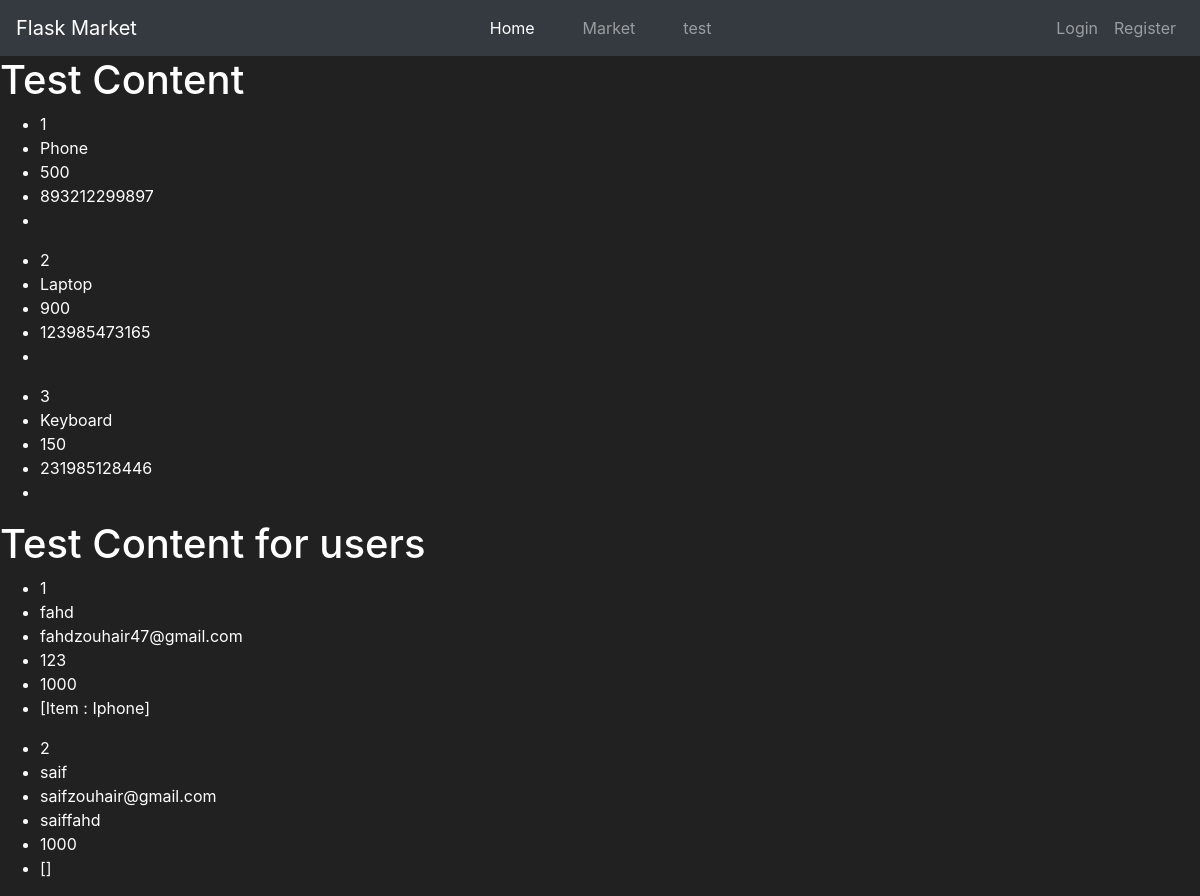
/test, run on an earlier commit of the app's database.
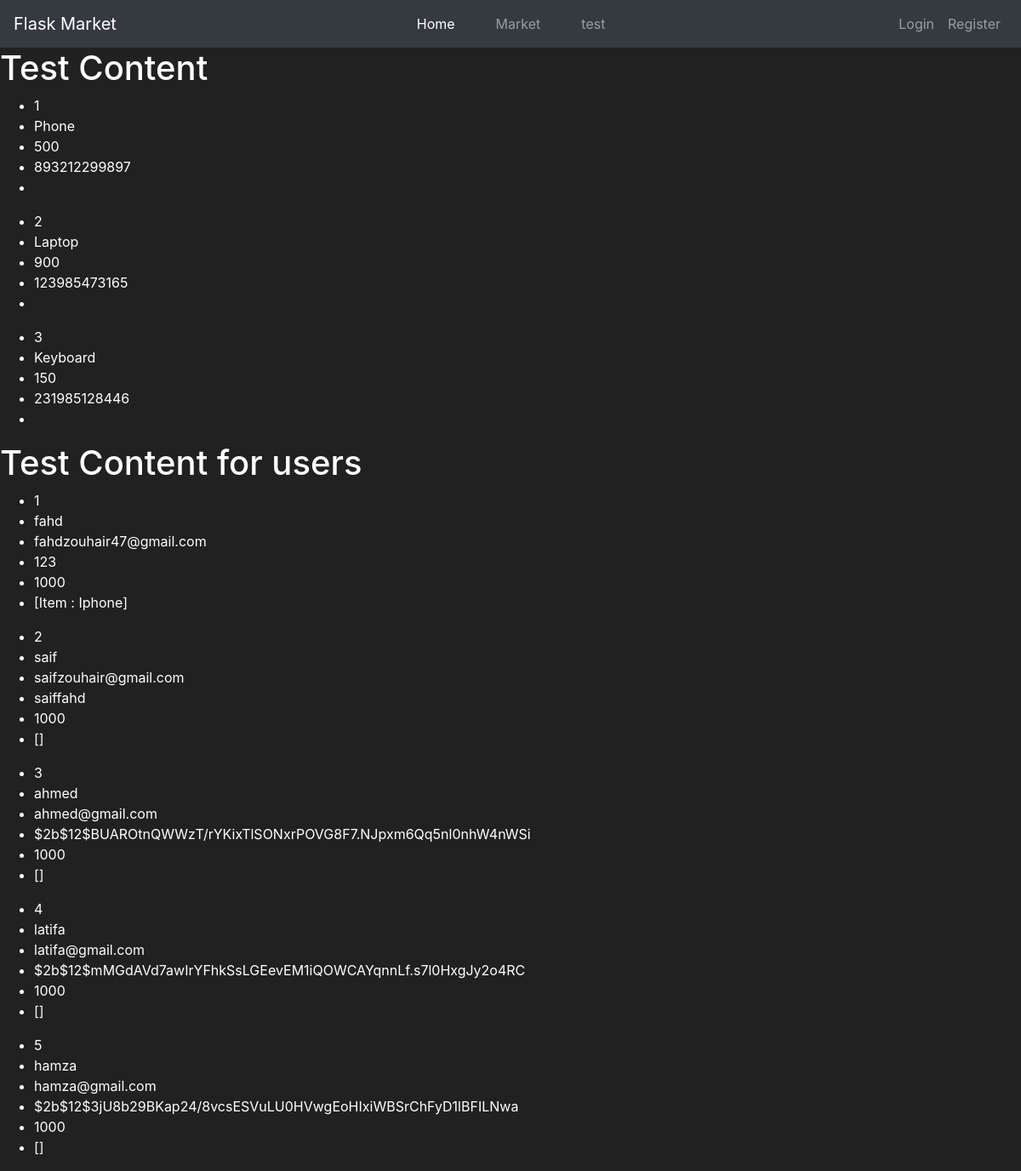
And on a later commit of the database.
### market/models.py (models this page shows, shortened)
class User(db.Model ,UserMixin):
    id = db.Column(db.Integer(), primary_key=True)
    username = db.Column(db.String(length=30), nullable=False, unique=True)
    email_adress = db.Column(db.String(length=50), nullable=False, unique=True)
    password_hash = db.Column(db.String(length=60), nullable=False)
    budget = db.Column(db.Integer(), nullable=False, default=1000)
    items = db.relationship('Item', backref='owned_user', lazy=True)
    @property
    def password(self):
        return self.password

class Item(db.Model):
    id = db.Column(db.Integer(), primary_key=True)
    name = db.Column(db.String(length=30), nullable=False, unique=True)
    price = db.Column(db.Integer(), nullable=False)
    barcode = db.Column(db.String(length=12), nullable=False, unique=True)
    description = db.Column(db.String(length=1024), nullable=False, unique=True)
    owner = db.Column(db.Integer(), db.ForeignKey('user.id'))
    def __repr__(self):
        return f'Item : {self.name}'

### market/routes.py (the view)
@app.route('/test')
def test_page():
    item_test = Item.query.all()
    user_test = User.query.all()
    items = [
        {'id': 1, 'name': 'Phone', 'barcode': '893212299897', 'price': 500},
        {'id': 2, 'name': 'Laptop', 'barcode': '123985473165', 'price': 900},
        {'id': 3, 'name': 'Keyboard', 'barcode': '231985128446', 'price': 150}
    ]
    return render_template('test.html' , items=items , users = user_test)

### market/templates/test.html (shortened to what this page needs)
{% extends 'base.html' %}
{% block content %}
    <h1>Test Content</h1>
    {% for item in items %}
        <ul>
            <li>{{ item.id }}</li>
            <li>{{ item.name }}</li>
            <li>{{ item.price }}</li>
            <li>{{ item.barcode }}</li>
            <li>{{ item.description }}</li>
        </ul>
    {% endfor %}
    <h1>Test Content for users</h1>
    {% for user in users %}
        <ul>
            <li>{{ user.id }}</li>
            <li>{{ user.username }}</li>
            <li>{{ user.email_adress }}</li>
            <li>{{ user.password_hash }}</li>
            <li>{{ user.budget }}</li>
            <li>{{ user.items }}</li>
        </ul>
    {% endfor %}
{% endblock %}

### market/templates/base.html (shortened to what this page needs)
<!doctype html>
<html lang="en">
  <head>
    <link rel="stylesheet" href="https://cdn.jsdelivr.net/npm/bootstrap@4.5.3/dist/css/bootstrap.min.css">
  </head>
  <body>
    <nav class="navbar navbar-expand-md navbar-dark bg-dark">
      <a class="navbar-brand" href="#">Flask Market</a>
      <div  class="collapse navbar-collapse" id="navbarNav">
        <ul class="ml-auto mr-auto navbar-nav mr-auto" >
            <li class="pl-3 pr-3 nav-item active">
                <a class="nav-link home" href="{{ url_for('index') }}">Home <span class="sr-only">(current)</span></a>
            </li>
            <li class="pl-3 pr-3 nav-item">
                <a class="nav-link market_page" href="{{ url_for('market_page') }}">Market</a>
            </li>
            <li class="pl-3 pr-3 nav-item">
                <a class="nav-link" href="{{ url_for('test_page') }}">test</a>
            </li>
        </ul>
        {% if current_user.is_authenticated %}
                <ul class="navbar-nav">
                  <li class="nav-item">
                      <a class="nav-link" style="color: lawngreen; font-weight: bold">
                          <i class="fas fa-coins"></i>
                          {{ current_user.show_budget }}
                      </a>
                  </li>
                  <li class="nav-item">
                      <a class="nav-link">Welcome, {{ current_user.username }}</a>
                  </li>
                  <li class="nav-item">
                      <a class="nav-link" href="#">Logout</a>
                  </li>
              </ul>
        {% else  %}
            <ul class="navbar-nav">
              <li class="nav-item">
                  <a class="nav-link" href="{{ url_for('login_page') }}">Login</a>
              </li>
              <li class="nav-item">
                  <a class="nav-link" href="{{ url_for('register_page') }}">Register</a>
              </li>
          </ul>
        {% endif %}
      </div>
    </nav>
    {% block content%}
    {% endblock %}
  </body>
</html>

### market/templates/base.html (style rules this page uses)
body { background-color: #212121; color: white }

What changed in the data, as far as the page shows it:
added User: id "3", username "ahmed", email_adress "ahmed@gmail.com", password_hash "$2b$12$BUAROtnQWWzT/rYKixTlSONxrPOVG8F7.NJpxm6Qq5nl0nhW4nWSi", budget "1000", items "[]"
added User: id "4", username "latifa", email_adress "latifa@gmail.com", password_hash "$2b$12$mMGdAVd7awIrYFhkSsLGEevEM1iQOWCAYqnnLf.s7l0HxgJy2o4RC", budget "1000", items "[]"
added User: id "5", username "hamza", email_adress "hamza@gmail.com", password_hash "$2b$12$3jU8b29BKap24/8vcsESVuLU0HVwgEoHIxiWBSrChFyD1lBFILNwa", budget "1000", items "[]"
